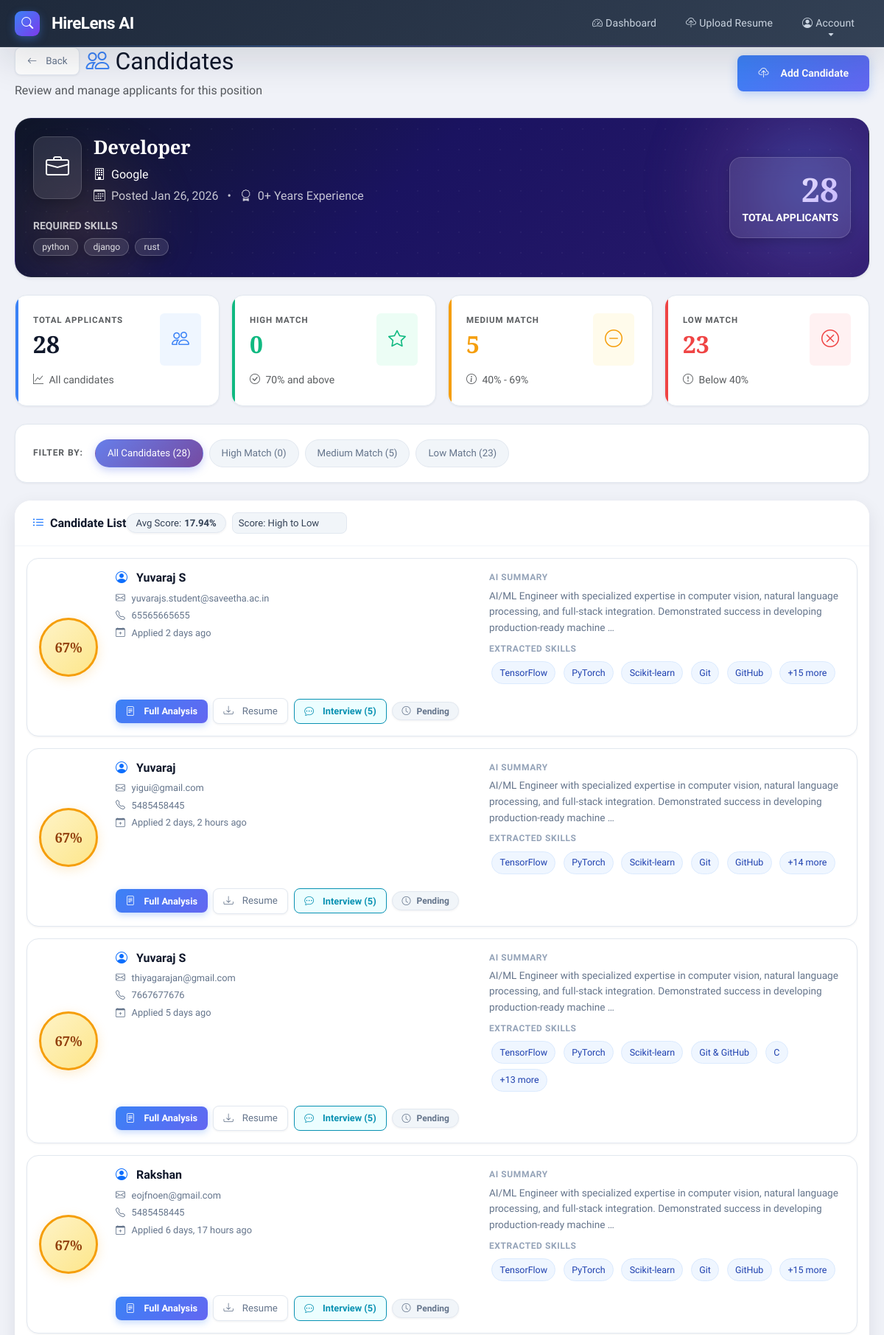
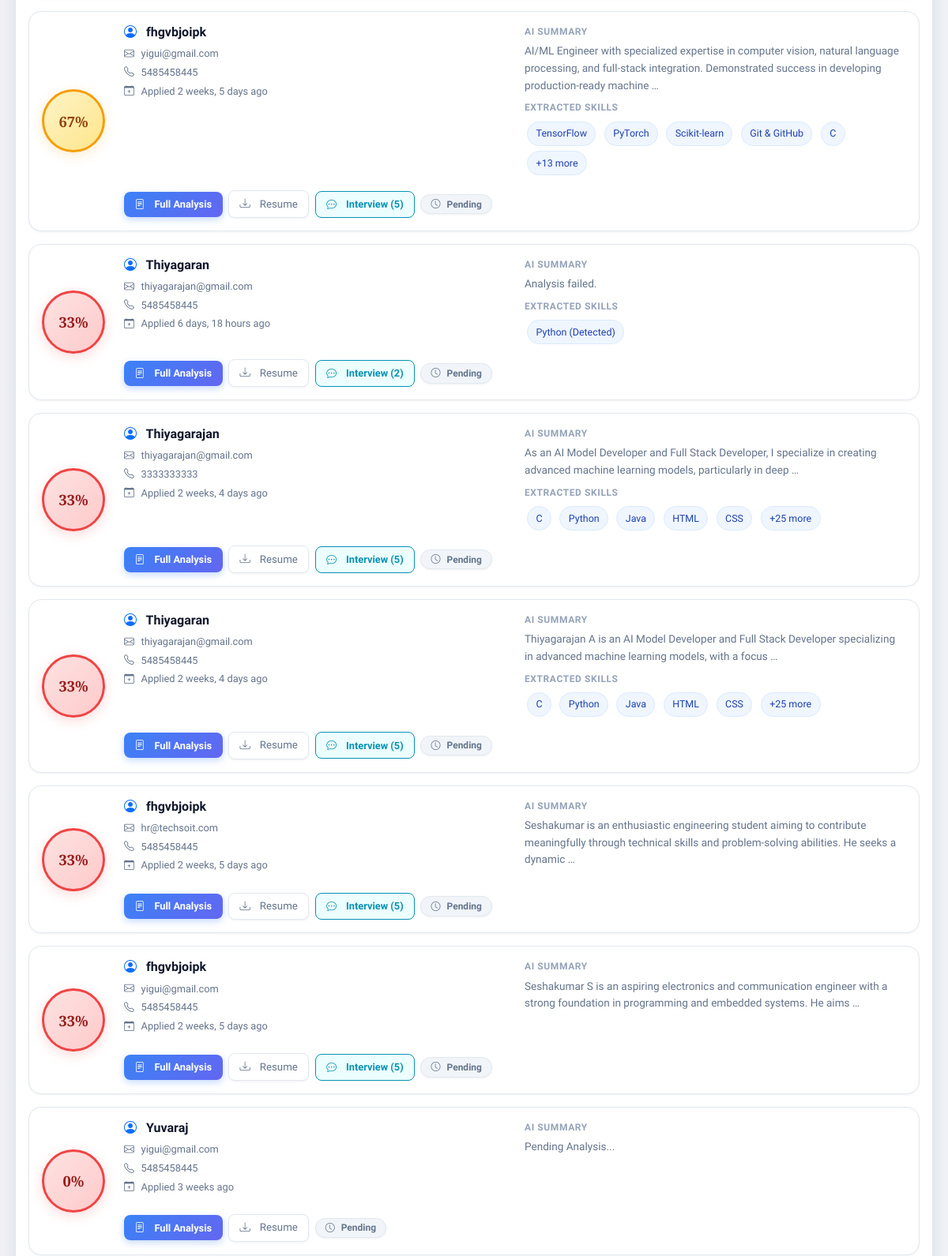
The page /job/1/candidates/ (signed in, upper part) on the database its author committed (2 pictures, top to bottom).
### hirelens_app/models.py (models this page shows, shortened)
class CompanyRequirement(models.Model):
    hr = models.ForeignKey(HRProfile, on_delete=models.CASCADE)
    job_title = models.CharField(max_length=150)
    required_skills = models.TextField(
        help_text="Comma-separated skills (e.g., python, django, communication)"
    )
    minimum_experience = models.IntegerField(help_text="Years of experience")
    created_at = models.DateTimeField(auto_now_add=True)

class HRProfile(models.Model):
    user = models.OneToOneField(User, on_delete=models.CASCADE)
    company_name = models.CharField(max_length=150)

class ResumeAnalysis(models.Model):
    candidate = models.ForeignKey(Candidate, on_delete=models.CASCADE)
    job = models.ForeignKey(CompanyRequirement, on_delete=models.CASCADE)
    similarity_score = models.FloatField(default=0.0)
    ai_summary = models.TextField(blank=True, default="Pending Analysis...")
    extracted_skills_list = models.TextField(blank=True, default="", help_text="Comma-separated list of extracted skills")
    interview_score = models.IntegerField(default=0, help_text="Overall AI Interview Score (0-100)")
    interview_feedback = models.TextField(blank=True, default="", help_text="AI feedback summary")
    detailed_breakdown = models.JSONField(default=list, blank=True, help_text="JSON list of topic-wise scores")
    analysis_time = models.DateTimeField(auto_now_add=True)

class Candidate(models.Model):
    name = models.CharField(max_length=120)
    email = models.EmailField()
    phone = models.CharField(max_length=20)
    resume = models.FileField(upload_to="resumes/")
    uploaded_at = models.DateTimeField(auto_now_add=True)

### hirelens_app/views.py (the view)
@login_required
def view_candidates(request, job_id):
    job = get_object_or_404(CompanyRequirement, id=job_id, hr__user=request.user)
    analyses = ResumeAnalysis.objects.filter(job=job).select_related(
        'candidate'
    ).annotate(
        questions_count=Count('generatedquestion', distinct=True),
        interviews_count=Count('generatedquestion__interviewresult', distinct=True)
    ).order_by('-similarity_score', '-analysis_time')
    for analysis in analyses:
        if analysis.extracted_skills_list:
            analysis.skills_list = [skill.strip() for skill in analysis.extracted_skills_list.split(',')]
        else:
            analysis.skills_list = []
    total_applicants = analyses.count()
    avg_score = analyses.aggregate(Avg('similarity_score'))['similarity_score__avg'] or 0
    high_match_count = analyses.filter(similarity_score__gte=70).count()
    medium_match_count = analyses.filter(
        similarity_score__gte=40,
        similarity_score__lt=70
    ).count()
    low_match_count = analyses.filter(similarity_score__lt=40).count()
    required_skills_list = [skill.strip() for skill in job.required_skills.split(',')]
    context = {
        'job': job,
        'analyses': analyses,
        'total_applicants': total_applicants,
        'avg_score': round(avg_score, 2),
        'high_match_count': high_match_count,
        'medium_match_count': medium_match_count,
        'low_match_count': low_match_count,
        'required_skills_list': required_skills_list,
    }
    return render(request, 'hirelens_app/view_candidates.html', context)

### hirelens_app/templates/hirelens_app/view_candidates.html (shortened to what this page needs)
{% extends "hirelens_app/base.html" %}
{% block page_header %}
<div class="d-flex justify-content-between align-items-center mb-4 flex-wrap gap-3">
    <div>
        <div class="d-flex align-items-center gap-2 mb-2">
            <a href="{% url 'hr_dashboard' %}" class="btn btn-sm btn-outline-secondary">
                <i class="bi bi-arrow-left me-1"></i> Back
            </a>
            <h2 class="mb-0">
                <i class="bi bi-people text-primary me-2"></i>Candidates
            </h2>
        </div>
        <p class="text-muted mb-0">Review and manage applicants for this position</p>
    </div>
    <div class="d-flex gap-2">
        <a href="{% url 'upload_resume' %}?job_id={{ job.id }}" class="btn btn-primary">
            <i class="bi bi-cloud-upload me-2"></i> Add Candidate
        </a>
    </div>
</div>
{% endblock %}
{% block content %}
<div class="job-header text-white p-4 mb-4 shadow-sm position-relative">
    <div class="job-header-grid"></div>
    <div class="row align-items-center position-relative" style="z-index: 1;">
        <div class="col-md-8">
            <div class="d-flex align-items-start mb-3">
                <div class="bg-white bg-opacity-25 rounded p-3 me-3">
                    <i class="bi bi-briefcase" style="font-size: 2rem;"></i>
                </div>
                <div>
                    <h3 class="mb-2 fw-bold">{{ job.job_title }}</h3>
                    <p class="mb-1 opacity-90">
                        <i class="bi bi-building me-2"></i>{{ job.hr.company_name }}
                    </p>
                    <p class="mb-0 opacity-75">
                        <i class="bi bi-calendar3 me-2"></i>Posted {{ job.created_at|date:"M d, Y" }}
                        <span class="mx-2">•</span>
                        <i class="bi bi-award me-2"></i>{{ job.minimum_experience }}+ Years Experience
                    </p>
                </div>
            </div>
            <div class="mt-3">
                <p class="mb-1 small opacity-75 text-uppercase fw-semibold">Required Skills</p>
                <div>
                    {% for skill in required_skills_list %}
                        <span class="badge bg-white bg-opacity-25 me-1 mb-1">{{ skill }}</span>
                    {% endfor %}
                </div>
            </div>
        </div>
        <div class="col-md-4 text-md-end mt-3 mt-md-0">
            <div class="bg-white bg-opacity-25 rounded p-3 d-inline-block">
                <div class="display-4 fw-bold">{{ total_applicants }}</div>
                <div class="small text-uppercase fw-semibold">Total Applicants</div>
            </div>
        </div>
    </div>
</div>
<div class="stats-grid mb-4">
    <div class="stat-box total">
        <div class="d-flex justify-content-between align-items-start">
            <div>
                <p class="text-muted mb-1 small fw-semibold text-uppercase">Total Applicants</p>
                <h2 class="fw-bold mb-0">{{ total_applicants }}</h2>
            </div>
            <div class="bg-primary bg-opacity-10 p-3 rounded">
                <i class="bi bi-people text-primary" style="font-size: 1.5rem;"></i>
            </div>
        </div>
        <small class="text-muted mt-2 d-block">
            <i class="bi bi-graph-up me-1"></i> All candidates
        </small>
    </div>
    <div class="stat-box high">
        <div class="d-flex justify-content-between align-items-start">
            <div>
                <p class="text-muted mb-1 small fw-semibold text-uppercase">High Match</p>
                <h2 class="fw-bold mb-0 text-success">{{ high_match_count }}</h2>
            </div>
            <div class="bg-success bg-opacity-10 p-3 rounded">
                <i class="bi bi-star text-success" style="font-size: 1.5rem;"></i>
            </div>
        </div>
        <small class="text-muted mt-2 d-block">
            <i class="bi bi-check-circle me-1"></i> 70% and above
        </small>
    </div>
    <div class="stat-box medium">
        <div class="d-flex justify-content-between align-items-start">
            <div>
                <p class="text-muted mb-1 small fw-semibold text-uppercase">Medium Match</p>
                <h2 class="fw-bold mb-0 text-warning">{{ medium_match_count }}</h2>
            </div>
            <div class="bg-warning bg-opacity-10 p-3 rounded">
                <i class="bi bi-dash-circle text-warning" style="font-size: 1.5rem;"></i>
            </div>
        </div>
        <small class="text-muted mt-2 d-block">
            <i class="bi bi-info-circle me-1"></i> 40% - 69%
        </small>
    </div>
    <div class="stat-box low">
        <div class="d-flex justify-content-between align-items-start">
            <div>
                <p class="text-muted mb-1 small fw-semibold text-uppercase">Low Match</p>
                <h2 class="fw-bold mb-0 text-danger">{{ low_match_count }}</h2>
            </div>
            <div class="bg-danger bg-opacity-10 p-3 rounded">
                <i class="bi bi-x-circle text-danger" style="font-size: 1.5rem;"></i>
            </div>
        </div>
        <small class="text-muted mt-2 d-block">
            <i class="bi bi-exclamation-circle me-1"></i> Below 40%
        </small>
    </div>
</div>
<div class="filter-section">
    <div class="d-flex flex-wrap align-items-center gap-2">
        <span class="fw-semibold text-muted me-2 filter-label">Filter by:</span>
        <button class="filter-btn active" data-filter="all">
            All Candidates ({{ total_applicants }})
        </button>
        <button class="filter-btn" data-filter="high">
            High Match ({{ high_match_count }})
        </button>
        <button class="filter-btn" data-filter="medium">
            Medium Match ({{ medium_match_count }})
        </button>
        <button class="filter-btn" data-filter="low">
            Low Match ({{ low_match_count }})
        </button>
    </div>
</div>
<div class="card border-0 shadow-sm">
    <div class="card-header bg-white border-bottom py-3">
        <div class="d-flex justify-content-between align-items-center">
            <h5 class="mb-0 fw-bold">
                <i class="bi bi-list-ul text-primary me-2"></i>Candidate List
            </h5>
            <div class="d-flex align-items-center gap-2">
                <span class="badge bg-light text-dark border">
                    Avg Score: <strong>{{ avg_score }}%</strong>
                </span>
                <select class="form-select form-select-sm" id="sortSelect" style="width: auto;">
                    <option value="score-desc">Score: High to Low</option>
                </select>
            </div>
        </div>
    </div>
    <div class="card-body p-3">
        {% if analyses %}
            <div id="candidatesList">
                {% for analysis in analyses %}
                <div class="candidate-card p-3 {% if analysis.similarity_score >= 70 %}match-high{% elif analysis.similarity_score >= 40 %}match-medium{% else %}match-low{% endif %}"
                     data-score="{{ analysis.similarity_score }}"
                     data-date="{{ analysis.analysis_time|date:'U' }}">
                    <div class="row align-items-center">
                        <div class="col-auto">
                            <div class="score-badge {% if analysis.similarity_score >= 70 %}high{% elif analysis.similarity_score >= 40 %}medium{% else %}low{% endif %}">
                                {{ analysis.similarity_score|floatformat:0 }}%
                            </div>
                        </div>
                        <div class="col">
                            <div class="row">
                                <div class="col-md-6">
                                    <h5 class="fw-bold mb-2">
                                        <i class="bi bi-person-circle text-primary me-2"></i>
                                        {{ analysis.candidate.name }}
                                    </h5>
                                    <div class="mb-2">
                                        <small class="text-muted d-block">
                                            <i class="bi bi-envelope me-1"></i> {{ analysis.candidate.email }}
                                        </small>
                                        <small class="text-muted d-block">
                                            <i class="bi bi-telephone me-1"></i> {{ analysis.candidate.phone }}
                                        </small>
                                        <small class="text-muted d-block">
                                            <i class="bi bi-calendar-plus me-1"></i> Applied {{ analysis.analysis_time|timesince }} ago
                                        </small>
                                    </div>
                                </div>
                                <div class="col-md-6">
                                    <div class="mb-2">
                                        <p class="text-muted mb-1 small fw-semibold">AI Summary</p>
                                        <p class="small mb-0 text-secondary">
                                            {{ analysis.ai_summary|truncatewords:20 }}
                                        </p>
                                    </div>
                                    {% if analysis.skills_list %}
                                    <div class="mt-2">
                                        <p class="text-muted mb-1 small fw-semibold">Extracted Skills</p>
                                        <div>
                                            {% for skill in analysis.skills_list|slice:":5" %}
                                                <span class="skill-chip">{{ skill }}</span>
                                            {% endfor %}
                                            {% if analysis.skills_list|length > 5 %}
                                                <span class="skill-chip">+{{ analysis.skills_list|length|add:"-5" }} more</span>
                                            {% endif %}
                                        </div>
                                    </div>
                                    {% endif %}
                                </div>
                            </div>
                            <div class="action-buttons mt-3">
                                <a href="{% url 'analysis_result' analysis.id %}"
                                   class="btn btn-sm btn-primary">
                                    <i class="bi bi-file-text me-1"></i> Full Analysis
                                </a>
                                <a href="{{ analysis.candidate.resume.url }}"
                                   class="btn btn-sm btn-outline-secondary"
                                   target="_blank">
                                    <i class="bi bi-download me-1"></i> Resume
                                </a>
                                {% if analysis.questions_count > 0 %}
                                <a href="{% url 'interview' analysis.id %}"
                                   class="btn btn-sm btn-outline-info">
                                    <i class="bi bi-chat-dots me-1"></i> Interview ({{ analysis.questions_count }})
                                </a>
                                {% endif %}
                                <span class="badge badge-status {% if analysis.interviews_count > 0 %}bg-success{% else %}bg-secondary{% endif %}">
                                    {% if analysis.interviews_count > 0 %}
                                        <i class="bi bi-check-circle me-1"></i> Interviewed
                                    {% else %}
                                        <i class="bi bi-clock me-1"></i> Pending
                                    {% endif %}
                                </span>
                            </div>
                        </div>
                    </div>
                </div>
                {% endfor %}
            </div>
        {% endif %}
    </div>
</div>
{% endblock %}

### rows shown on the page
CompanyRequirement: job_title "Developer", hr.company_name "Google", created_at "Jan 26, 2026", minimum_experience "0"
ResumeAnalysis: similarity_score "67", candidate.name "Yuvaraj S", candidate.email "yuvarajs.student@saveetha.ac.in", candidate.phone "65565665655", analysis_time "2 days", ai_summary "AI/ML Engineer with specialized expertise in computer vision, natural language processing, and full-stack integration. Demonstrated success in developing production-ready machine …", skills_list "TensorFlow" "PyTorch" "Scikit-learn" "Git" "GitHub", skills_list|length "15", questions_count "5", shows "Pending"
ResumeAnalysis: similarity_score "67", candidate.name "Yuvaraj", candidate.email "yigui@gmail.com", candidate.phone "5485458445", analysis_time "2 days, 2 hours", ai_summary "AI/ML Engineer with specialized expertise in computer vision, natural language processing, and full-stack integration. Demonstrated success in developing production-ready machine …", skills_list "TensorFlow" "PyTorch" "Scikit-learn" "Git" "GitHub", skills_list|length "14", questions_count "5", shows "Pending"
ResumeAnalysis: similarity_score "67", candidate.name "Yuvaraj S", candidate.email "thiyagarajan@gmail.com", candidate.phone "7667677676", analysis_time "5 days", ai_summary "AI/ML Engineer with specialized expertise in computer vision, natural language processing, and full-stack integration. Demonstrated success in developing production-ready machine …", skills_list "TensorFlow" "PyTorch" "Scikit-learn" "Git & GitHub" "C", skills_list|length "13", questions_count "5", shows "Pending"
ResumeAnalysis: similarity_score "67", candidate.name "Rakshan", candidate.email "eojfnoen@gmail.com", candidate.phone "5485458445", analysis_time "6 days, 17 hours", ai_summary "AI/ML Engineer with specialized expertise in computer vision, natural language processing, and full-stack integration. Demonstrated success in developing production-ready machine …", skills_list "TensorFlow" "PyTorch" "Scikit-learn" "Git" "GitHub", skills_list|length "15", questions_count "5", shows "Pending"
ResumeAnalysis: similarity_score "67", candidate.name "fhgvbjoipk", candidate.email "yigui@gmail.com", candidate.phone "5485458445", analysis_time "2 weeks, 5 days", ai_summary "AI/ML Engineer with specialized expertise in computer vision, natural language processing, and full-stack integration. Demonstrated success in developing production-ready machine …", skills_list "TensorFlow" "PyTorch" "Scikit-learn" "Git & GitHub" "C", skills_list|length "13", questions_count "5", shows "Pending"
ResumeAnalysis: similarity_score "33", candidate.name "Thiyagaran", candidate.email "thiyagarajan@gmail.com", candidate.phone "5485458445", analysis_time "6 days, 18 hours", ai_summary "Analysis failed.", skills_list "Python (Detected)", questions_count "2", shows "Pending"
ResumeAnalysis: similarity_score "33", candidate.name "Thiyagarajan", candidate.email "thiyagarajan@gmail.com", candidate.phone "3333333333", analysis_time "2 weeks, 4 days", ai_summary "As an AI Model Developer and Full Stack Developer, I specialize in creating advanced machine learning models, particularly in deep …", skills_list "C" "Python" "Java" "HTML" "CSS", skills_list|length "25", questions_count "5", shows "Pending"
ResumeAnalysis: similarity_score "33", candidate.name "Thiyagaran", candidate.email "thiyagarajan@gmail.com", candidate.phone "5485458445", analysis_time "2 weeks, 4 days", ai_summary "Thiyagarajan A is an AI Model Developer and Full Stack Developer specializing in advanced machine learning models, with a focus …", skills_list "C" "Python" "Java" "HTML" "CSS", skills_list|length "25", questions_count "5", shows "Pending"
ResumeAnalysis: similarity_score "33", candidate.name "fhgvbjoipk", candidate.email "hr@techsoit.com", candidate.phone "5485458445", analysis_time "2 weeks, 5 days", ai_summary "Seshakumar is an enthusiastic engineering student aiming to contribute meaningfully through technical skills and problem-solving abilities. He seeks a dynamic …", questions_count "5", shows "Pending"
ResumeAnalysis: similarity_score "33", candidate.name "fhgvbjoipk", candidate.email "yigui@gmail.com", candidate.phone "5485458445", analysis_time "2 weeks, 5 days", ai_summary "Seshakumar S is an aspiring electronics and communication engineer with a strong foundation in programming and embedded systems. He aims …", questions_count "5", shows "Pending"
ResumeAnalysis: similarity_score "0", candidate.name "Yuvaraj", candidate.email "yigui@gmail.com", candidate.phone "5485458445", analysis_time "3 weeks", ai_summary "Pending Analysis..."

### other values the page prints
{{ skill }} "python" "django" "rust"
{{ total_applicants }} "28"
{{ high_match_count }} "0"
{{ medium_match_count }} "5"
{{ low_match_count }} "23"
{{ avg_score }} "17.94"
